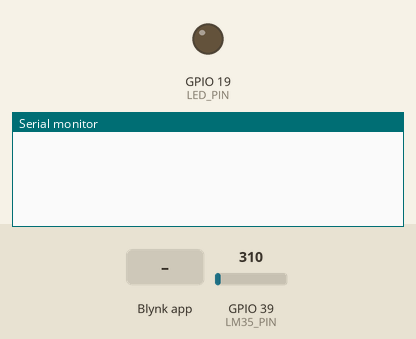
A sketch run on a simulated ESP32. Parts: output pins drawn as LEDs (lit = HIGH), the last lines printed to the serial monitor. The test bench sets the inputs (shaded band); at power-on: GPIO 39 (LM35_PIN) = 310. WiFi joins after 1.5 s; servers stay silent unless stated.

Above: at 3.0 s.
3.1 s: Blynk app writes 1 to V0
At 3.8 s:
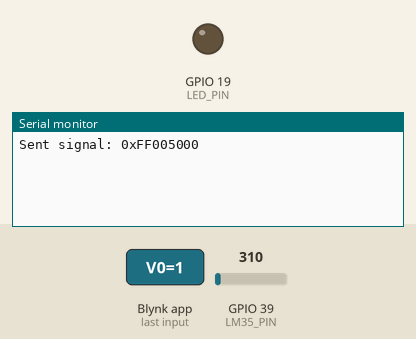
4.6 s: Blynk app writes 1 to V1
At 5.8 s:
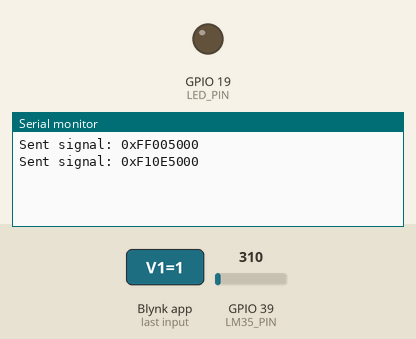
6.1 s: Blynk app writes 1 to V2
At 7.2 s:
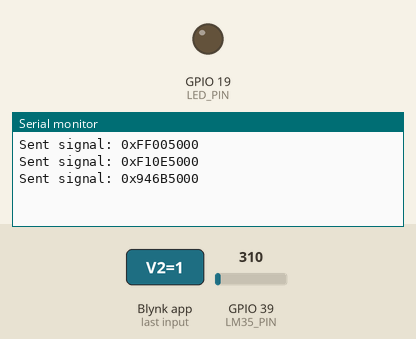

Measured:
- after the input at 3.1 s, the serial monitor: prints a new line after 0.07 s (image 1)
- after the input at 4.6 s, the serial monitor: prints a new line after 0.07 s (image 2)
- after the input at 6.1 s, the serial monitor: prints a new line after 0.07 s (image 3)

The sketch:

blynk_remote_transmitter.ino
```cpp
#include <Arduino.h>
#define DISABLE_CODE_FOR_RECEIVER

#define BLYNK_TEMPLATE_ID "TEMPLATE_ID"
#define BLYNK_TEMPLATE_NAME "TV Remote Vision TV"
#define BLYNK_AUTH_TOKEN "AUTH_TOKEN"
#define BLYNK_PRINT Serial
#define DECODE_NEC
#define IR_SEND_PIN 15 // Transmitter pin
#define LED_PIN 19
#define LM35_PIN 39

#include <IRremote.hpp>
#include <WiFi.h>
#include <WiFiClient.h>
#include <BlynkSimpleEsp32.h> // Use <BlynkSimpleEsp32.h> for ESP32

uint8_t sRepeats = 0;

BlynkTimer timer; //Blynk Timer

// Blynk authentication token
char auth[] = BLYNK_AUTH_TOKEN; // Replace with your Blynk token

// Array of Hexcodes for IR signals
unsigned long hexCodes[] = {
  0xFF005000, // OFF - 0
  0x946B5000, // GOOGLE ASSISTANT - 1
  0xE31C5000, // RED HORIZONTAL BUTTON - 2
  0xE21D5000, // GREEN HORIZONTAL BUTTON - 3
  0xE51A5000, // YELLOW HORIZONTAL BUTTON - 4
  0xE11E5000, // BLUE HORIZONTAL BUTTON - 5
  0x5DA25000, // REVERSE - 6
  0x5AA55000, // FORWARD - 7
  0x5BA45000, // PLAY/PAUSE - 8
  0x5CA35000, // STOP - 9
  0xF10E5000, // MENU - 10
  0xE8175000, // INFO - 11
  0xB14E5000, // + - 12
  0xE41B5000, // TV GUIDE - 13
  0xE9165000, // BACK - 14
  0xEE115000, // NAVIGATE UP - 15
  0xEB145000, // NAVIGATE RIGHT - 16
  0xEA155000, // NAVIGATE DOWN - 17
  0xED125000, // NAVIGATE LEFT - 18
  0xEC135000, // OK - 19
  0xE01F5000, // VOLUME UP - 20
  0xBF405000, // VOLUME DOWN - 21
  0x956A5000, // HOME - 22
  0xE7185000, // MUTE - 23
  0xEF105000, // CHANNEL NEXT - 24
  0xF00F5000, // CHANNEL BEFORE - 25
  0xFC035000, // 1 - 26
  0xFB045000, // 2 - 27
  0xFA055000, // 3 - 28
  0xF9065000, // 4 - 29
  0xF8075000, // 5 - 30
  0xF7085000, // 6 - 31
  0xF6095000, // 7 - 32
  0xF50A5000, // 8 - 33
  0xF40B5000, // 9 - 34
  0xF30C5000, // 0 - 35
  0xFD025000, // MESSAGES - 36
  0x4BB45000  // FAV - 37
};

void readTemperature(){
  int LManalog = analogRead(LM35_PIN);
  double temperature = LManalog * 0.08058608;
  Blynk.virtualWrite(V18, temperature); // Send to V18;
}

void setup() {
  Serial.begin(9600);
  Blynk.begin(auth, "WIFI_NAME", "WIFI_PASSWORD"); // Connect to Wi-Fi and Blynk
  IrSender.begin(); // Initialize the IR transmitter
  pinMode(LED_PIN, OUTPUT);
  digitalWrite(LED_PIN, LOW); // Initialize OFF for LED
  timer.setInterval(500L, readTemperature);
}

// Blynk virtual pin handlers
BLYNK_WRITE(V0) { if (param.asInt() == 1) sendIRSignal(0); }
BLYNK_WRITE(V1) { if (param.asInt() == 1) sendIRSignal(10); }
BLYNK_WRITE(V2) { if (param.asInt() == 1) sendIRSignal(1); }
BLYNK_WRITE(V3) { if (param.asInt() == 1) sendIRSignal(20); }
BLYNK_WRITE(V4) { if (param.asInt() == 1) sendIRSignal(21); }
BLYNK_WRITE(V5) { if (param.asInt() == 1) sendIRSignal(23); }
BLYNK_WRITE(V6) { if (param.asInt() == 1) sendIRSignal(24); }
BLYNK_WRITE(V7) { if (param.asInt() == 1) sendIRSignal(25); }
BLYNK_WRITE(V8) { if (param.asInt() == 1) sendIRSignal(15); }
BLYNK_WRITE(V9) { if (param.asInt() == 1) sendIRSignal(18); }
BLYNK_WRITE(V10) { if (param.asInt() == 1) sendIRSignal(17); }
BLYNK_WRITE(V11) { if (param.asInt() == 1) sendIRSignal(16); }
BLYNK_WRITE(V12) { if (param.asInt() == 1) sendIRSignal(19); }
BLYNK_WRITE(V13) { if (param.asInt() == 1) sendIRSignal(14); }
BLYNK_WRITE(V14) { if (param.asInt() == 1) sendIRSignal(22); }
BLYNK_WRITE(V15) { if (param.asInt() == 1) sendIRSignal(11); }
BLYNK_WRITE(V16) { if (param.asInt() == 1) sendIRSignal(12); }
BLYNK_WRITE(V17) {
  if (param.asInt() == 1) digitalWrite(LED_PIN, HIGH);
  else digitalWrite(LED_PIN, LOW);
 }

// Function to send IR signal
void sendIRSignal(int index) {
  if (index < 0 || index >= sizeof(hexCodes) / sizeof(hexCodes[0])) return;
  IrSender.sendNECRaw(hexCodes[index], sRepeats); // Send NEC signal
  Serial.printf("Sent signal: 0x%08X\n", hexCodes[index]);
  sRepeats++;
  if(sRepeats > 3) sRepeats = 3;
  delay(500);
}

void loop() {
  Blynk.run(); // Run Blynk
  timer.run(); // Run Blynk Timer
}
```
